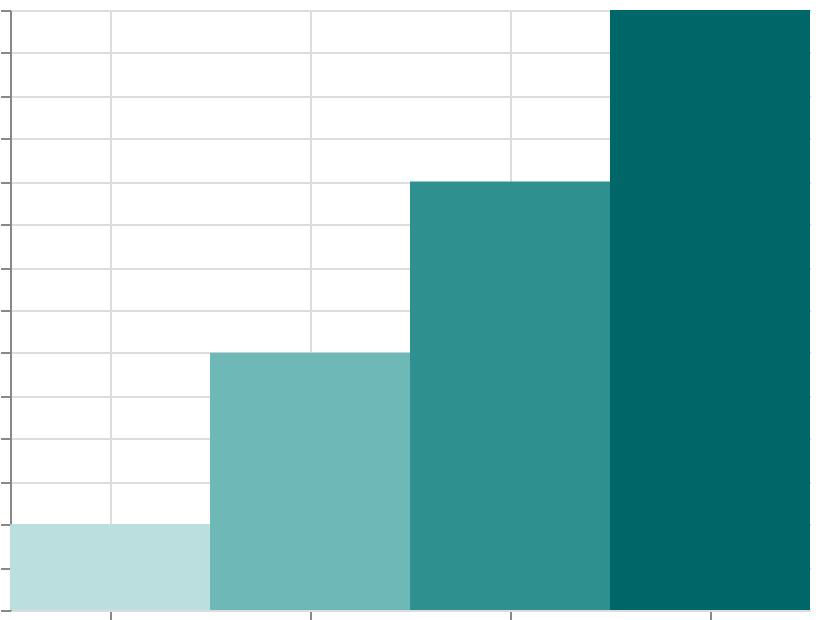

Express this chart as Vega-Lite.
### Vega specification from a JSON file in a GitHub repository (floating-point values rounded to 4 significant figures)
{"$schema": "https://vega.github.io/schema/vega/v6.json", "width": 400, "height": 300, "padding": 5, "autosize": "none", "data": [{"name": "table", "values": [{"cat": "A", "val": 10}, {"cat": "B", "val": 30}, {"cat": "C", "val": 50}, {"cat": "D", "val": 70}]}], "scales": [{"name": "x", "type": "band", "domain": {"data": "table", "field": "cat", "sort": true}, "range": "width"}, {"name": "y", "type": "linear", "domain": {"data": "table", "field": "val"}, "range": [{"signal": "height"}, 0], "zero": true, "nice": true}, {"name": "color", "type": "linear", "domain": {"data": "table", "field": "val"}, "range": {"scheme": "teals"}}], "marks": [{"type": "rect", "from": {"data": "table"}, "encode": {"update": {"x": {"scale": "x", "field": "cat"}, "width": {"scale": "x", "band": 1}, "y": {"scale": "y", "field": "val"}, "y2": {"scale": "y", "value": 0}, "fill": {"scale": "color", "field": "val"}}}}], "axes": [{"scale": "x", "orient": "bottom", "grid": true, "labels": false}, {"scale": "y", "orient": "left", "grid": true, "labels": false}], "legends": [{"fill": "color"}]}
